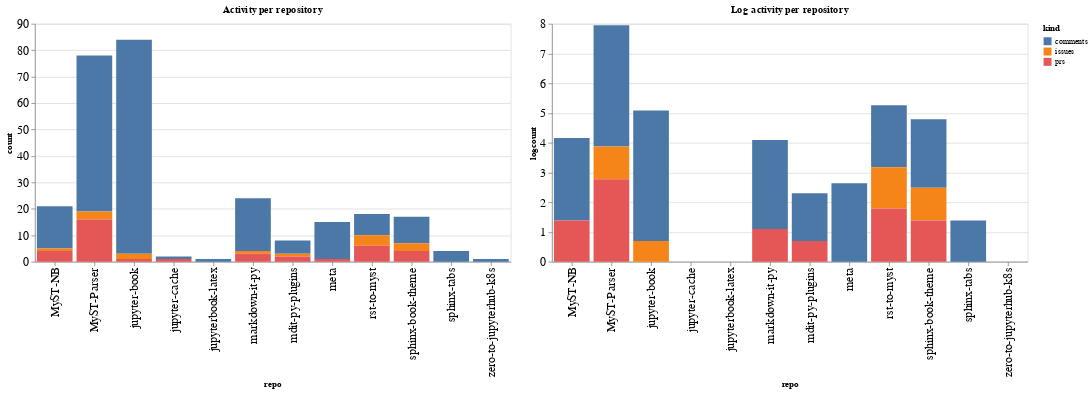

Notebook code for this chart:
### Code cell
ch1 = alt.Chart(repo_summaries, width=600, title="Activity per repository").mark_bar().encode(
    x='repo',
    y='count',
    color='kind',
    tooltip="kind"
)

ch2 = alt.Chart(repo_summaries, width=600, title="Log activity per repository").mark_bar().encode(
    x='repo',
    y='logcount',
    color='kind',
    tooltip="kind"
)

ch1 | ch2

### Figure 1 — Vega-Lite specification as saved in the notebook (floating-point values rounded to 4 significant figures)
{"config": {"axisLeft": {"labelFontSize": 15}, "axisBottom": {"labelFontSize": 15}}, "hconcat": [{"mark": "bar", "encoding": {"color": {"type": "nominal", "field": "kind"}, "tooltip": {"type": "nominal", "field": "kind"}, "x": {"type": "nominal", "field": "repo"}, "y": {"type": "quantitative", "field": "count"}}, "title": "Activity per repository", "width": 600}, {"mark": "bar", "encoding": {"color": {"type": "nominal", "field": "kind"}, "tooltip": {"type": "nominal", "field": "kind"}, "x": {"type": "nominal", "field": "repo"}, "y": {"type": "quantitative", "field": "logcount"}}, "title": "Log activity per repository", "width": 600}], "data": {"name": "data-be40f717666edae474622d2411864b32"}, "$schema": "https://vega.github.io/schema/vega-lite/v4.8.1.json", "datasets": {"data-be40f717666edae474622d2411864b32": [{"repo": "MyST-NB", "kind": "comments", "count": 16, "logcount": 2.773}, {"repo": "MyST-NB", "kind": "issues", "count": 1, "logcount": 0.0}, {"repo": "MyST-NB", "kind": "prs", "count": 4, "logcount": 1.386}, {"repo": "MyST-Parser", "kind": "comments", "count": 59, "logcount": 4.078}, {"repo": "MyST-Parser", "kind": "issues", "count": 3, "logcount": 1.099}, {"repo": "MyST-Parser", "kind": "prs", "count": 16, "logcount": 2.773}, {"repo": "jupyter-book", "kind": "comments", "count": 81, "logcount": 4.394}, {"repo": "jupyter-book", "kind": "issues", "count": 2, "logcount": 0.6931}, {"repo": "jupyter-book", "kind": "prs", "count": 1, "logcount": 0.0}, {"repo": "jupyter-cache", "kind": "comments", "count": 1, "logcount": 0.0}, {"repo": "jupyter-cache", "kind": "prs", "count": 1, "logcount": 0.0}, {"repo": "jupyterbook-latex", "kind": "comments", "count": 1, "logcount": 0.0}, {"repo": "markdown-it-py", "kind": "comments", "count": 20, "logcount": 2.996}, {"repo": "markdown-it-py", "kind": "issues", "count": 1, "logcount": 0.0}, {"repo": "markdown-it-py", "kind": "prs", "count": 3, "logcount": 1.099}, {"repo": "mdit-py-plugins", "kind": "comments", "count": 5, "logcount": 1.609}, {"repo": "mdit-py-plugins", "kind": "issues", "count": 1, "logcount": 0.0}, {"repo": "mdit-py-plugins", "kind": "prs", "count": 2, "logcount": 0.6931}, {"repo": "meta", "kind": "comments", "count": 14, "logcount": 2.639}, {"repo": "meta", "kind": "prs", "count": 1, "logcount": 0.0}, {"repo": "rst-to-myst", "kind": "comments", "count": 8, "logcount": 2.079}, {"repo": "rst-to-myst", "kind": "issues", "count": 4, "logcount": 1.386}, {"repo": "rst-to-myst", "kind": "prs", "count": 6, "logcount": 1.792}, {"repo": "sphinx-book-theme", "kind": "comments", "count": 10, "logcount": 2.303}, {"repo": "sphinx-book-theme", "kind": "issues", "count": 3, "logcount": 1.099}, {"repo": "sphinx-book-theme", "kind": "prs", "count": 4, "logcount": 1.386}, {"repo": "sphinx-tabs", "kind": "comments", "count": 4, "logcount": 1.386}, {"repo": "zero-to-jupyterhub-k8s", "kind": "comments", "count": 1, "logcount": 0.0}]}}
